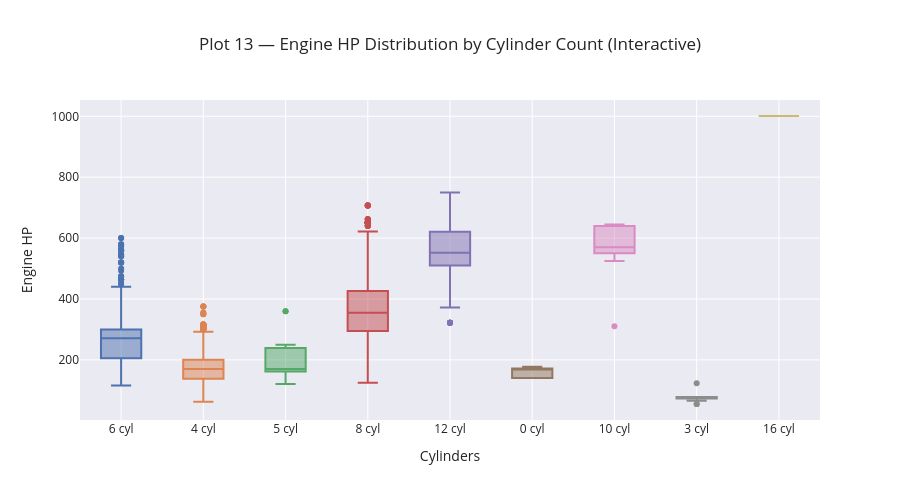

Notebook code cell kept with this figure:
### Markdown cell above
### Plot 13 — Horsepower Distribution by Number of Cylinders · Plotly Box Plot

### Code cell
df_cyl = df_clean.dropna(subset=['Engine Cylinders']).copy()
df_cyl['Cylinders'] = df_cyl['Engine Cylinders'].astype(int).astype(str) + ' cyl'

fig = px.box(
    df_cyl, x='Cylinders', y='Engine HP',
    color='Cylinders',
    points='outliers',
    title='Plot 13 — Engine HP Distribution by Cylinder Count (Interactive)',
    template='seaborn'
)
fig.update_layout(showlegend=False, height=500)
fig.show()

### Figure 1 — Plotly figure (JSON) as saved in the notebook; plotly's stock layout.template omitted (floating-point values rounded to 4 significant figures; data arrays with more than 128 entries replaced by an {"elided": "..."} marker saying what was removed)
{"data": [{"alignmentgroup": "True", "boxpoints": "outliers", "hovertemplate": "Cylinders=%{x}<br>Engine HP=%{y}<extra></extra>", "legendgroup": "6 cyl", "marker": {"color": "rgb(76,114,176)"}, "name": "6 cyl", "notched": false, "offsetgroup": "6 cyl", "orientation": "v", "showlegend": true, "type": "box", "x": {"elided": "4473 str values"}, "x0": " ", "xaxis": "x", "y": {"elided": "4473 float values"}, "y0": " ", "yaxis": "y"}, {"alignmentgroup": "True", "boxpoints": "outliers", "hovertemplate": "Cylinders=%{x}<br>Engine HP=%{y}<extra></extra>", "legendgroup": "4 cyl", "marker": {"color": "rgb(221,132,82)"}, "name": "4 cyl", "notched": false, "offsetgroup": "4 cyl", "orientation": "v", "showlegend": true, "type": "box", "x": {"elided": "4743 str values"}, "x0": " ", "xaxis": "x", "y": {"elided": "4743 float values"}, "y0": " ", "yaxis": "y"}, {"alignmentgroup": "True", "boxpoints": "outliers", "hovertemplate": "Cylinders=%{x}<br>Engine HP=%{y}<extra></extra>", "legendgroup": "5 cyl", "marker": {"color": "rgb(85,168,104)"}, "name": "5 cyl", "notched": false, "offsetgroup": "5 cyl", "orientation": "v", "showlegend": true, "type": "box", "x": {"elided": "225 str values"}, "x0": " ", "xaxis": "x", "y": {"elided": "225 float values"}, "y0": " ", "yaxis": "y"}, {"alignmentgroup": "True", "boxpoints": "outliers", "hovertemplate": "Cylinders=%{x}<br>Engine HP=%{y}<extra></extra>", "legendgroup": "8 cyl", "marker": {"color": "rgb(196,78,82)"}, "name": "8 cyl", "notched": false, "offsetgroup": "8 cyl", "orientation": "v", "showlegend": true, "type": "box", "x": {"elided": "2031 str values"}, "x0": " ", "xaxis": "x", "y": {"elided": "2031 float values"}, "y0": " ", "yaxis": "y"}, {"alignmentgroup": "True", "boxpoints": "outliers", "hovertemplate": "Cylinders=%{x}<br>Engine HP=%{y}<extra></extra>", "legendgroup": "12 cyl", "marker": {"color": "rgb(129,114,179)"}, "name": "12 cyl", "notched": false, "offsetgroup": "12 cyl", "orientation": "v", "showlegend": true, "type": "box", "x": {"elided": "230 str values"}, "x0": " ", "xaxis": "x", "y": {"elided": "230 float values"}, "y0": " ", "yaxis": "y"}, {"alignmentgroup": "True", "boxpoints": "outliers", "hovertemplate": "Cylinders=%{x}<br>Engine HP=%{y}<extra></extra>", "legendgroup": "0 cyl", "marker": {"color": "rgb(147,120,96)"}, "name": "0 cyl", "notched": false, "offsetgroup": "0 cyl", "orientation": "v", "showlegend": true, "type": "box", "x": ["0 cyl", "0 cyl", "0 cyl", "0 cyl", "0 cyl", "0 cyl", "0 cyl", "0 cyl", "0 cyl", "0 cyl", "0 cyl", "0 cyl", "0 cyl"], "x0": " ", "xaxis": "x", "y": [177.0, 177.0, 177.0, 170.0, 170.0, 170.0, 170.0, 140.0, 140.0, 140.0, 140.0, 140.0, 140.0], "y0": " ", "yaxis": "y"}, {"alignmentgroup": "True", "boxpoints": "outliers", "hovertemplate": "Cylinders=%{x}<br>Engine HP=%{y}<extra></extra>", "legendgroup": "10 cyl", "marker": {"color": "rgb(218,139,195)"}, "name": "10 cyl", "notched": false, "offsetgroup": "10 cyl", "orientation": "v", "showlegend": true, "type": "box", "x": ["10 cyl", "10 cyl", "10 cyl", "10 cyl", "10 cyl", "10 cyl", "10 cyl", "10 cyl", "10 cyl", "10 cyl", "10 cyl", "10 cyl", "10 cyl", "10 cyl", "10 cyl", "10 cyl", "10 cyl", "10 cyl", "10 cyl", "10 cyl", "10 cyl", "10 cyl", "10 cyl", "10 cyl", "10 cyl", "10 cyl", "10 cyl", "10 cyl", "10 cyl", "10 cyl", "10 cyl", "10 cyl", "10 cyl", "10 cyl", "10 cyl", "10 cyl", "10 cyl", "10 cyl", "10 cyl", "10 cyl", "10 cyl", "10 cyl", "10 cyl", "10 cyl", "10 cyl", "10 cyl", "10 cyl", "10 cyl", "10 cyl", "10 cyl", "10 cyl", "10 cyl", "10 cyl", "10 cyl", "10 cyl", "10 cyl", "10 cyl", "10 cyl", "10 cyl", "10 cyl", "10 cyl", "10 cyl", "10 cyl", "10 cyl", "10 cyl", "10 cyl", "10 cyl", "10 cyl"], "x0": " ", "xaxis": "x", "y": [605.0, 605.0, 570.0, 560.0, 550.0, 570.0, 550.0, 560.0, 560.0, 560.0, 570.0, 550.0, 570.0, 550.0, 550.0, 550.0, 570.0, 550.0, 560.0, 570.0, 560.0, 570.0, 570.0, 570.0, 560.0, 560.0, 560.0, 610.0, 610.0, 610.0, 580.0, 552.0, 525.0, 550.0, 525.0, 525.0, 525.0, 550.0, 550.0, 525.0, 570.0, 550.0, 525.0, 550.0, 525.0, 525.0, 550.0, 540.0, 610.0, 640.0, 640.0, 640.0, 640.0, 310.0, 645.0, 645.0, 645.0, 645.0, 645.0, 645.0, 645.0, 645.0, 645.0, 645.0, 645.0, 645.0, 645.0, 645.0], "y0": " ", "yaxis": "y"}, {"alignmentgroup": "True", "boxpoints": "outliers", "hovertemplate": "Cylinders=%{x}<br>Engine HP=%{y}<extra></extra>", "legendgroup": "3 cyl", "marker": {"color": "rgb(140,140,140)"}, "name": "3 cyl", "notched": false, "offsetgroup": "3 cyl", "orientation": "v", "showlegend": true, "type": "box", "x": ["3 cyl", "3 cyl", "3 cyl", "3 cyl", "3 cyl", "3 cyl", "3 cyl", "3 cyl", "3 cyl", "3 cyl", "3 cyl", "3 cyl", "3 cyl", "3 cyl", "3 cyl", "3 cyl", "3 cyl", "3 cyl", "3 cyl", "3 cyl", "3 cyl", "3 cyl", "3 cyl", "3 cyl", "3 cyl", "3 cyl", "3 cyl", "3 cyl", "3 cyl", "3 cyl"], "x0": " ", "xaxis": "x", "y": [123.0, 73.0, 73.0, 66.0, 73.0, 73.0, 73.0, 73.0, 73.0, 73.0, 73.0, 55.0, 55.0, 78.0, 78.0, 78.0, 74.0, 74.0, 74.0, 74.0, 74.0, 74.0, 74.0, 74.0, 74.0, 78.0, 78.0, 78.0, 78.0, 78.0], "y0": " ", "yaxis": "y"}, {"alignmentgroup": "True", "boxpoints": "outliers", "hovertemplate": "Cylinders=%{x}<br>Engine HP=%{y}<extra></extra>", "legendgroup": "16 cyl", "marker": {"color": "rgb(204,185,116)"}, "name": "16 cyl", "notched": false, "offsetgroup": "16 cyl", "orientation": "v", "showlegend": true, "type": "box", "x": ["16 cyl", "16 cyl", "16 cyl"], "x0": " ", "xaxis": "x", "y": [1001.0, 1001.0, 1001.0], "y0": " ", "yaxis": "y"}], "layout": {"boxmode": "overlay", "height": 500, "legend": {"title": {"text": "Cylinders"}, "tracegroupgap": 0}, "showlegend": false, "title": {"text": "Plot 13 — Engine HP Distribution by Cylinder Count (Interactive)"}, "xaxis": {"anchor": "y", "categoryarray": ["6 cyl", "4 cyl", "5 cyl", "8 cyl", "12 cyl", "0 cyl", "10 cyl", "3 cyl", "16 cyl"], "categoryorder": "array", "domain": [0, 1], "title": {"text": "Cylinders"}}, "yaxis": {"anchor": "x", "domain": [0, 1], "title": {"text": "Engine HP"}}}}
